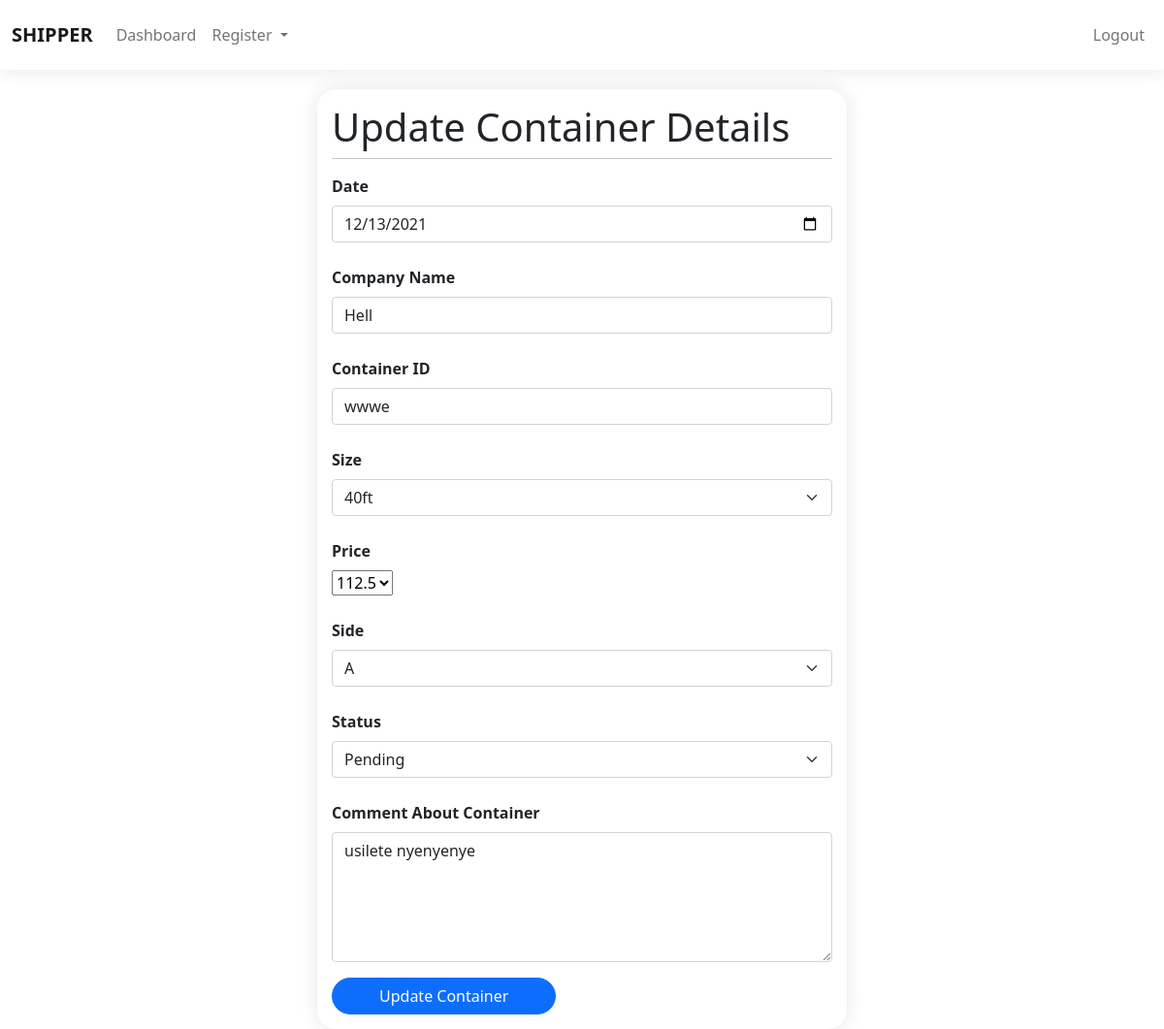
The app's page /ship/container/edit/5/ (signed in) with its own data.
### ship/models.py (models this page shows, shortened)
class Container(models.Model):
    PRICES = (
        ('112.5', '112.5'),
        ('62', '62')
    )
    SIDES = (
        ('A', 'A'),
        ('B', 'B'),
        ('C', 'C')
    )
    STATUS = (
        ('Pending', 'Pending'),
        ('Paid', 'Paid'),
        ('Free', 'Free')
    )
    SIZES = (
        ('40ft', '40ft'),
        ('20ft', '20ft'),
    )
    ship = models.ForeignKey(Ship, on_delete=models.SET_NULL, null=True, blank=True)
    date = models.DateField()
    company_name = models.CharField(max_length=200, blank=True, null=True)
    container_id = models.CharField(max_length=200, blank=True, null=True)
    size = models.CharField(max_length=200, choices=SIZES, default='40ft')
    price = models.CharField(max_length=200, choices=PRICES, default='112.5')
    side = models.CharField(max_length=200, choices=SIDES, default='A')
    status = models.CharField(max_length=200, choices=STATUS, default='Pending')
    comment = models.CharField(max_length=200, default='',)
    date_created = models.DateTimeField(auto_now_add=True)

### ship/views.py (the view, shortened to what this page needs)
# urls.py: path('container/edit/<str:container_id>/', editcontainer, name='editcontainer'),
@login_required(login_url='login')
def editcontainer(request, container_id):
    container = get_object_or_404(Container, id=container_id)
    containerform = CreateContainerForm(request.POST or None, request.FILES or None, instance=container)
    context = {
        'page': 'cont-reg',
        'containerform': containerform,
    }
    return render(request, template_name='admin_/shipment/editcontainer.html', context=context)

### templates/admin_/shipment/editcontainer.html (shortened to what this page needs)
{% extends './../components/base.html' %}
{% load static %}
{% block content %}
  <div class="container">
    <div class="row">
      <div class="col-md-6 offset-md-3">
        <div class="form-holder">
          <h1>Update Container Details</h1>
          <hr class="dropdown-divider">
          <form method="POST">
            {% for field in containerform %}
                <div class="mb-3">
                    <label for="{{ field.id_for_label }}" class="my-2"><strong>{{field.label}}</strong></label>
                    {{field}}
                </div>
            {% endfor %}
            <button type="submit" class="btn btn-primary rounded-pill px-5">Update Container</button>
          </form>
        </div>
      </div>
    </div>
  </div>
{% endblock content %}

### static/css/style.css (style rules this page uses)
.form-holder, .common-card { border-radius: 20px; background: #fff; padding: 15px; box-shadow: 0px 0px 20px rgba(0, 0, 0, 0.1); margin-top: 20px; }

### records on screen
Container: containerform "12/13/2021" "Hell" "wwwe" "40ft" "112.5" "A" "Pending" "usilete nyenyenye"

### other values on screen
{{ field.label }} "Date" "Company Name" "Container ID" "Size" "Price" "Side" "Status" "Comment About Container"
